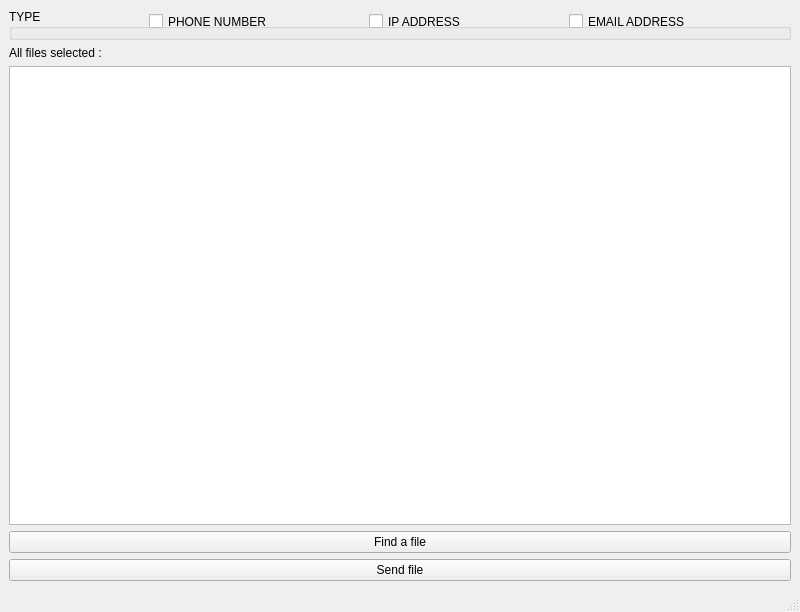
<?xml version="1.0" encoding="UTF-8"?>
<ui version="4.0">
 <class>MainWindow</class>
 <widget class="QMainWindow" name="MainWindow">
  <property name="geometry">
   <rect>
    <x>0</x>
    <y>0</y>
    <width>800</width>
    <height>612</height>
   </rect>
  </property>
  <property name="windowTitle">
   <string>MainWindow</string>
  </property>
  <widget class="QWidget" name="centralwidget">
   <layout class="QVBoxLayout" name="verticalLayout">
    <item>
     <widget class="QGroupBox" name="groupBox_2">
      <property name="title">
       <string>TYPE</string>
      </property>
      <widget class="QCheckBox" name="checkBox_2">
       <property name="geometry">
        <rect>
         <x>360</x>
         <y>0</y>
         <width>121</width>
         <height>25</height>
        </rect>
       </property>
       <property name="text">
        <string>IP ADDRESS</string>
       </property>
      </widget>
      <widget class="QCheckBox" name="checkBox_3">
       <property name="geometry">
        <rect>
         <x>560</x>
         <y>0</y>
         <width>151</width>
         <height>25</height>
        </rect>
       </property>
       <property name="text">
        <string>EMAIL ADDRESS</string>
       </property>
      </widget>
      <widget class="QCheckBox" name="checkBox">
       <property name="geometry">
        <rect>
         <x>140</x>
         <y>0</y>
         <width>151</width>
         <height>25</height>
        </rect>
       </property>
       <property name="text">
        <string>PHONE NUMBER</string>
       </property>
      </widget>
     </widget>
    </item>
    <item>
     <widget class="QLabel" name="label">
      <property name="text">
       <string>All files selected :</string>
      </property>
     </widget>
    </item>
    <item>
     <widget class="QListWidget" name="FileList"/>
    </item>
    <item>
     <widget class="QPushButton" name="AddFile">
      <property name="text">
       <string>Find a file</string>
      </property>
     </widget>
    </item>
    <item>
     <widget class="QPushButton" name="pushButton">
      <property name="text">
       <string>Send file</string>
      </property>
     </widget>
    </item>
   </layout>
  </widget>
  <widget class="QStatusBar" name="statusbar"/>
 </widget>
 <resources/>
 <connections>
  <connection>
   <sender>AddFile</sender>
   <signal>clicked()</signal>
   <receiver>MainWindow</receiver>
   <slot>AddFile()</slot>
   <hints>
    <hint type="sourcelabel">
     <x>9</x>
     <y>546</y>
    </hint>
    <hint type="destinationlabel">
     <x>295</x>
     <y>213</y>
    </hint>
   </hints>
  </connection>
  <connection>
   <sender>pushButton</sender>
   <signal>clicked()</signal>
   <receiver>MainWindow</receiver>
   <slot>sendFile()</slot>
   <hints>
    <hint type="sourcelabel">
     <x>712</x>
     <y>538</y>
    </hint>
    <hint type="destinationlabel">
     <x>667</x>
     <y>408</y>
    </hint>
   </hints>
  </connection>
  <connection>
   <sender>pushButton</sender>
   <signal>clicked()</signal>
   <receiver>FileList</receiver>
   <slot>clear()</slot>
   <hints>
    <hint type="sourcelabel">
     <x>30</x>
     <y>522</y>
    </hint>
    <hint type="destinationlabel">
     <x>494</x>
     <y>184</y>
    </hint>
   </hints>
  </connection>
 </connections>
 <slots>
  <slot>AddFile()</slot>
  <slot>sendFile()</slot>
  <slot>box1()</slot>
  <slot>box2()</slot>
  <slot>box3()</slot>
 </slots>
</ui>
